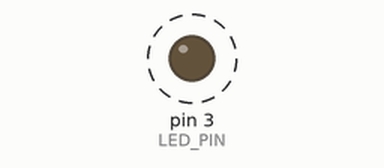
The sketch below on a simulated Arduino Uno, built with avr-gcc and run on an emulated ATmega328P. On the bench: output pins drawn as LEDs (lit = HIGH). Dashed ring = blinking.

Above: at 0.5 s.
Timing chart, 0 to 3.0 s (numbered marks = the images above):
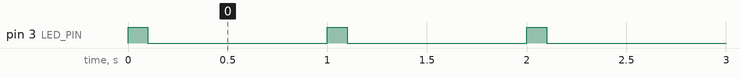

Measured:
- by itself, pin 3 (LED_PIN): alternates HIGH for 0.10 s and LOW for 0.90 s

The sketch:

sketch.ino
```cpp
#define LED_PIN 3

void setup()
{
    pinMode(LED_PIN, OUTPUT);
}

void loop()
{
    digitalWrite(LED_PIN, HIGH);
    delay(100);
    digitalWrite(LED_PIN, LOW);
    delay(900);
}
```
